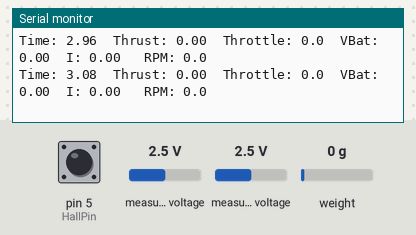
The sketch below on a simulated Arduino Uno, built with avr-gcc and run on an emulated ATmega328P. Shown: the last lines printed to the serial monitor. Inputs (shaded band) come from the test bench; at power-on: weight on the scale 0 g, pin 5 (HallPin) LOW, measured voltage 2.5 V.

Above: at 3.2 s.
3.3 s: weight on the scale set to 100 g
At 3.43 s:
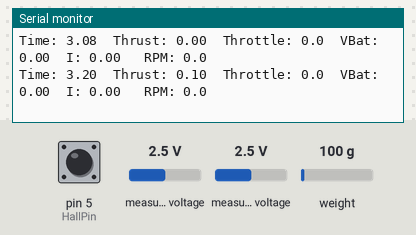
4.8 s: pin 5 (HallPin) driven HIGH
At 5.11 s:
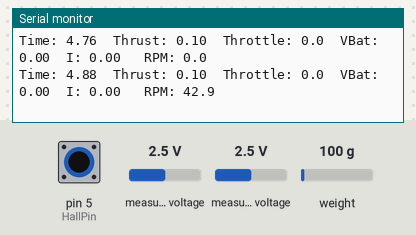
7.8 s: pin 5 (HallPin) driven LOW
At 8.11 s:
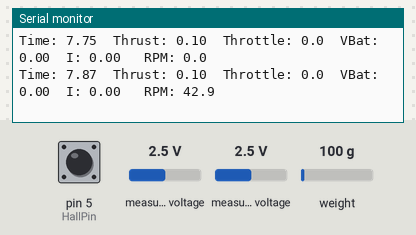
10.8 s: weight on the scale set to 1250 g
At 10.87 s:
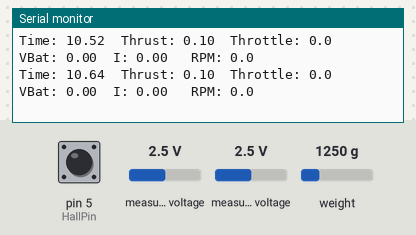
13.8 s: pin 5 (HallPin) pulsed HIGH 5 times (0.12 s each, 0.3 s apart)
At 14.13 s:
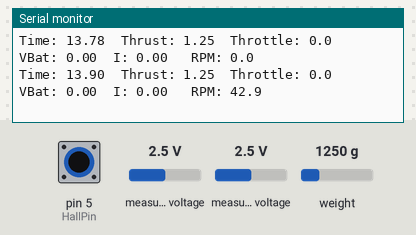
18.3 s: pin 5 (HallPin) driven HIGH
At 18.62 s:
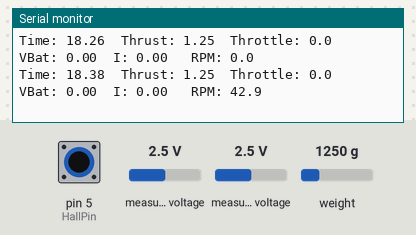
Timing chart, 0 to 21.3 s (numbered marks = the images above; inputs shaded):
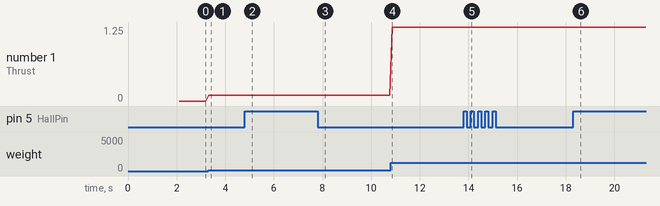

The sketch:

Thrust_Tester_Software.ino.ino
```cpp
#include <Wire.h>
#include <Adafruit_ADS1015.h>
#include "HX711.h"
#define DOUT  3
#define CLK  2

//Load Cell Amp
HX711 scale(DOUT, CLK);
float calibration_factor = 39000; //39000 seems to work for our cells

float ThrottlePrecentage = 0.0;
float Thrust = 0.0;
float Vbat = 0.0;
float Current = 0.0;

int HallPin = 5;
int ThrottlePin = 9;
bool OldState = LOW;
int StateSwapCount = 0;
long oldMillis = 0;
float rpm = 0;

float ShuntResistance = 0.0001875;
float VoltageDividerRatio = 34.13;
int MagnetPoles = 14; //Magnets on Bell
int RefreshRate = 10; //Cycles Per Second


//ADC
Adafruit_ADS1115 ads(0x48);
float Voltage = 0.0;
float Voltage2 = 0.0;


void setup(void)
{
  Serial.begin(9600);
  ads.begin();

  pinMode(ThrottlePin, INPUT);
  pinMode(HallPin, INPUT);

  scale.tare(); //Reset the scale to 0
  long zero_factor = scale.read_average(); //Get a baseline reading
//  Serial.print("Zero factor: "); //This can be used to remove the need to tare the scale. Useful in permanent scale projects.
//  Serial.println(zero_factor);
  scale.set_scale(calibration_factor); //Adjust to this calibration factor
}

void loop(void)
{
  if ((OldState and not digitalRead(HallPin)) or (digitalRead(HallPin) and not OldState)){
    OldState = digitalRead(HallPin);
    //Serial.println("State Swapped");
    StateSwapCount += 1;
  }


  if (millis()-oldMillis >= (1000/RefreshRate)){
    oldMillis = millis();

    int16_t adc0;  // we read from the ADC, we have a sixteen bit integer as a result
    int16_t adc1;

    adc0 = ads.readADC_SingleEnded(0);
    adc1 = ads.readADC_SingleEnded(1);
    Voltage = (adc0 * 0.1875)/1000;
    Voltage2 = (adc1 * 0.1875)/1000;

    rpm = ((StateSwapCount / (MagnetPoles * 1.0)) * (60.0 * RefreshRate));
    Thrust = scale.get_units();
    ThrottlePrecentage = 0;// map(pulseIn(ThrottlePin, HIGH), 1000, 2000, 0, 1000)/ 10.0;
    Vbat = Voltage2*VoltageDividerRatio;
    Current = Voltage/ShuntResistance;
    StateSwapCount = 0;

    Serial.print("Time: ");
    Serial.print(oldMillis/1000.0);
    Serial.print("\tThrust: ");
    Serial.print(Thrust, 2);
    Serial.print("\tThrottle: ");
    Serial.print(ThrottlePrecentage , 1);
    Serial.print("\tVBat: ");
    Serial.print(Vbat, 2);
    Serial.print("\tI: ");
    Serial.print(Current, 2);
    Serial.print(String(" ") + String("\tRPM: "));
    Serial.println(rpm, 1);

    //oldMillis = millis();
  }
}
```

Measured:
- after the input at 3.3 s, the serial monitor: prints a new line at once (image 1)
- after the input at 4.8 s, the serial monitor: prints a new line after 0.19 s (image 2)
- after the input at 7.8 s, the serial monitor: prints a new line after 0.19 s (image 3)
- after the input at 13.8 s, the serial monitor: prints a new line after 0.22 s (image 5)
- after the input at 18.3 s, the serial monitor: prints a new line after 0.20 s (image 6)
- plotted number 1: 0 → 0.1 after the input at 3.3 s, 0.1 → 1.25 after the input at 10.8 s
